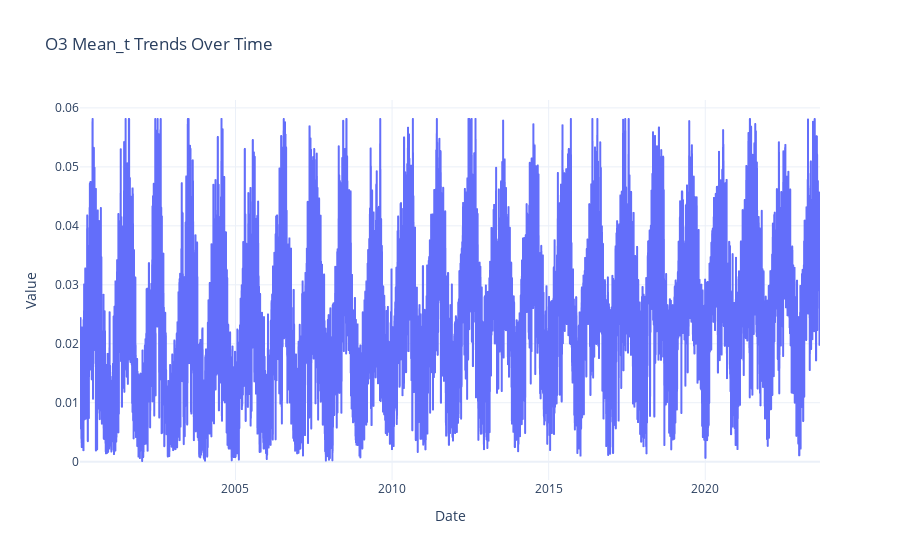
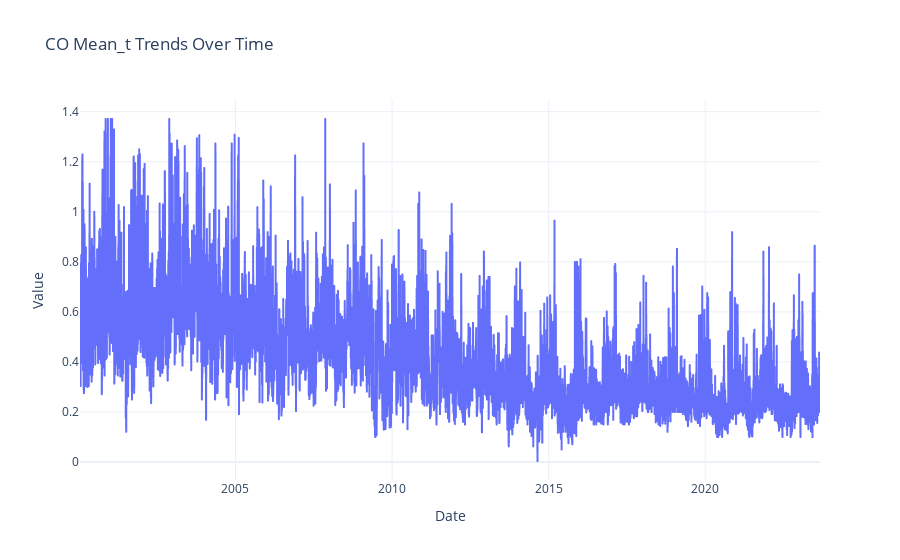
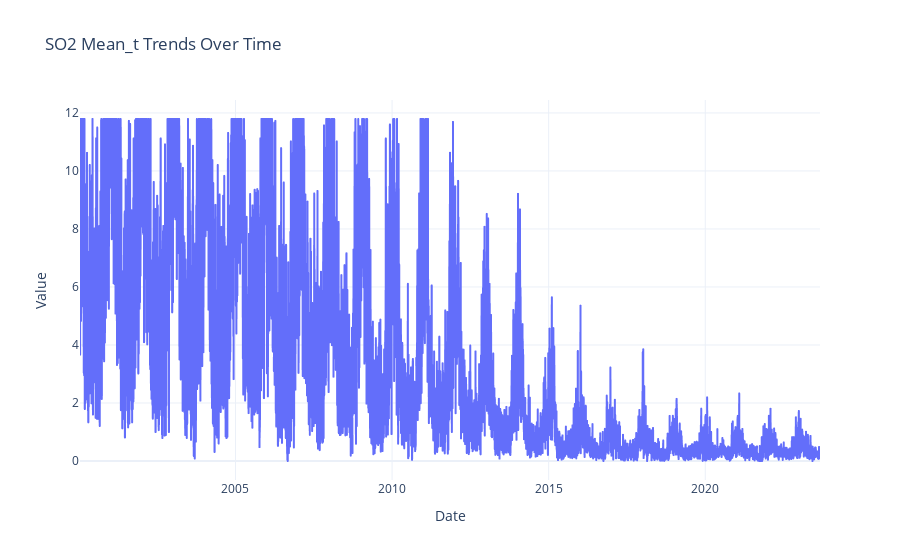
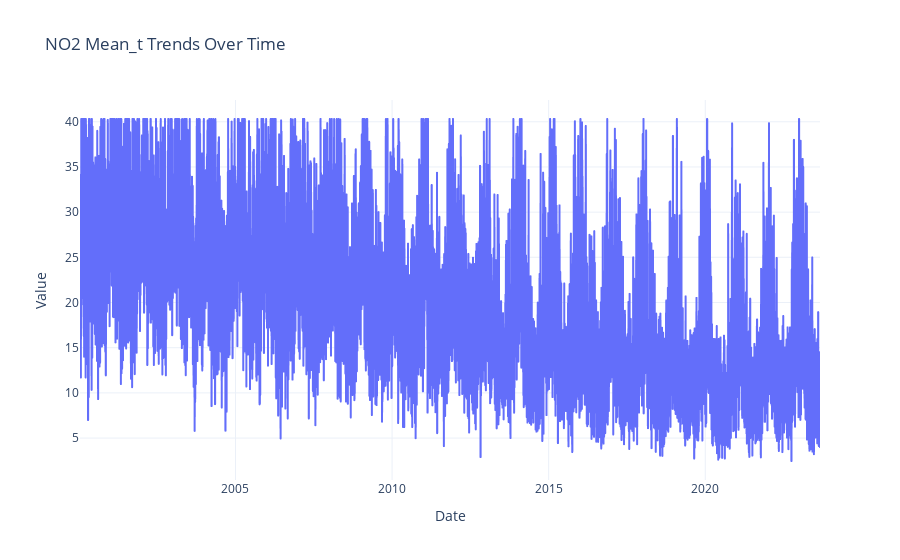

The cell these charts' notebook holds for them, in order:
### Code cell
import plotly.express as px
import plotly.io as pio

# Ensure the correct renderer is set for JupyterLab
pio.renderers.default = "jupyterlab"

# List of features to plot (e.g., pollutant levels or other target columns)
features_to_plot = VIEW_ONLY_COL_NAMES  # Replace with any list of columns to plot

# Plot trends over time for each feature
for feature in features_to_plot:
    fig = px.line(
        reference_only_data,  # Replace with the appropriate DataFrame
        x="Date",
        y=feature,
        title=f"{feature} Trends Over Time",
        labels={"Date": "Date", feature: "Value"}
    )
    fig.update_layout(
        xaxis_title="Date",
        yaxis_title="Value",
        template="plotly_white"
    )
    fig.show()

### Figure 1 — Plotly figure (JSON) as saved in the notebook; plotly's stock layout.template omitted (floating-point values rounded to 4 significant figures; data arrays with more than 128 entries replaced by an {"elided": "..."} marker saying what was removed)
{"data": [{"hovertemplate": "Date=%{x}<br>Value=%{y}<extra></extra>", "legendgroup": "", "line": {"color": "#636efa", "dash": "solid"}, "marker": {"symbol": "circle"}, "mode": "lines", "name": "", "showlegend": false, "type": "scattergl", "x": {"elided": "8621 str values"}, "xaxis": "x", "y": {"elided": "8621 float values"}, "yaxis": "y"}], "layout": {"legend": {"tracegroupgap": 0}, "title": {"text": "O3 Mean_t Trends Over Time"}, "xaxis": {"anchor": "y", "domain": [0, 1], "title": {"text": "Date"}}, "yaxis": {"anchor": "x", "domain": [0, 1], "title": {"text": "Value"}}}}

### Figure 2 — Plotly figure (JSON) as saved in the notebook; plotly's stock layout.template omitted (floating-point values rounded to 4 significant figures; data arrays with more than 128 entries replaced by an {"elided": "..."} marker saying what was removed)
{"data": [{"hovertemplate": "Date=%{x}<br>Value=%{y}<extra></extra>", "legendgroup": "", "line": {"color": "#636efa", "dash": "solid"}, "marker": {"symbol": "circle"}, "mode": "lines", "name": "", "showlegend": false, "type": "scattergl", "x": {"elided": "8621 str values"}, "xaxis": "x", "y": {"elided": "8621 float values"}, "yaxis": "y"}], "layout": {"legend": {"tracegroupgap": 0}, "title": {"text": "CO Mean_t Trends Over Time"}, "xaxis": {"anchor": "y", "domain": [0, 1], "title": {"text": "Date"}}, "yaxis": {"anchor": "x", "domain": [0, 1], "title": {"text": "Value"}}}}

### Figure 3 — Plotly figure (JSON) as saved in the notebook; plotly's stock layout.template omitted (floating-point values rounded to 4 significant figures; data arrays with more than 128 entries replaced by an {"elided": "..."} marker saying what was removed)
{"data": [{"hovertemplate": "Date=%{x}<br>Value=%{y}<extra></extra>", "legendgroup": "", "line": {"color": "#636efa", "dash": "solid"}, "marker": {"symbol": "circle"}, "mode": "lines", "name": "", "showlegend": false, "type": "scattergl", "x": {"elided": "8621 str values"}, "xaxis": "x", "y": {"elided": "8621 float values"}, "yaxis": "y"}], "layout": {"legend": {"tracegroupgap": 0}, "title": {"text": "SO2 Mean_t Trends Over Time"}, "xaxis": {"anchor": "y", "domain": [0, 1], "title": {"text": "Date"}}, "yaxis": {"anchor": "x", "domain": [0, 1], "title": {"text": "Value"}}}}

### Figure 4 — Plotly figure (JSON) as saved in the notebook; plotly's stock layout.template omitted (floating-point values rounded to 4 significant figures; data arrays with more than 128 entries replaced by an {"elided": "..."} marker saying what was removed)
{"data": [{"hovertemplate": "Date=%{x}<br>Value=%{y}<extra></extra>", "legendgroup": "", "line": {"color": "#636efa", "dash": "solid"}, "marker": {"symbol": "circle"}, "mode": "lines", "name": "", "showlegend": false, "type": "scattergl", "x": {"elided": "8621 str values"}, "xaxis": "x", "y": {"elided": "8621 float values"}, "yaxis": "y"}], "layout": {"legend": {"tracegroupgap": 0}, "title": {"text": "NO2 Mean_t Trends Over Time"}, "xaxis": {"anchor": "y", "domain": [0, 1], "title": {"text": "Date"}}, "yaxis": {"anchor": "x", "domain": [0, 1], "title": {"text": "Value"}}}}
